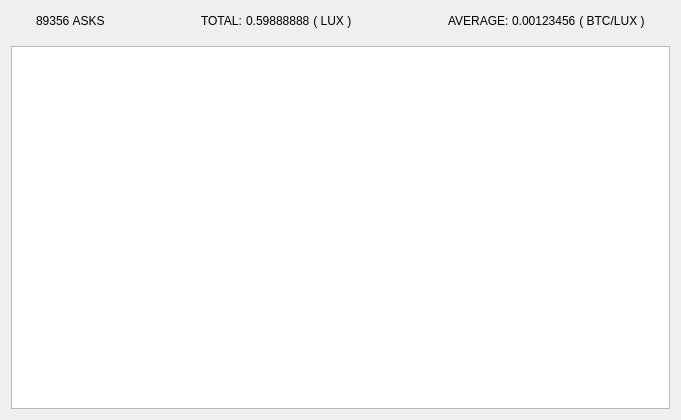
<?xml version="1.0" encoding="UTF-8"?>
<ui version="4.0">
 <class>LuxgateAskPanel</class>
 <widget class="QFrame" name="LuxgateAskPanel">
  <property name="geometry">
   <rect>
    <x>0</x>
    <y>0</y>
    <width>681</width>
    <height>420</height>
   </rect>
  </property>
  <property name="windowTitle">
   <string>Form</string>
  </property>
  <property name="styleSheet">
   <string notr="true"/>
  </property>
  <layout class="QVBoxLayout" name="verticalLayout">
   <property name="spacing">
    <number>15</number>
   </property>
   <item>
    <layout class="QHBoxLayout" name="horizontalLayout_4">
     <property name="spacing">
      <number>0</number>
     </property>
     <item>
      <spacer name="horizontalSpacer_2">
       <property name="orientation">
        <enum>Qt::Horizontal</enum>
       </property>
       <property name="sizeType">
        <enum>QSizePolicy::Fixed</enum>
       </property>
       <property name="sizeHint" stdset="0">
        <size>
         <width>25</width>
         <height>20</height>
        </size>
       </property>
      </spacer>
     </item>
     <item>
      <layout class="QHBoxLayout" name="horizontalLayout_3">
       <property name="spacing">
        <number>0</number>
       </property>
       <item>
        <widget class="QLabel" name="AskNum">
         <property name="lineWidth">
          <number>1</number>
         </property>
         <property name="text">
          <string>89356</string>
         </property>
        </widget>
       </item>
       <item>
        <widget class="QLabel" name="labelAsksNumAsks">
         <property name="text">
          <string> ASKS</string>
         </property>
        </widget>
       </item>
      </layout>
     </item>
     <item>
      <spacer name="horizontalSpacer_4">
       <property name="orientation">
        <enum>Qt::Horizontal</enum>
       </property>
       <property name="sizeHint" stdset="0">
        <size>
         <width>30</width>
         <height>20</height>
        </size>
       </property>
      </spacer>
     </item>
     <item>
      <layout class="QHBoxLayout" name="horizontalLayout">
       <property name="spacing">
        <number>0</number>
       </property>
       <item>
        <widget class="QLabel" name="labelTotalTytle">
         <property name="text">
          <string>TOTAL: </string>
         </property>
        </widget>
       </item>
       <item>
        <widget class="QLabel" name="labelTotal">
         <property name="minimumSize">
          <size>
           <width>0</width>
           <height>0</height>
          </size>
         </property>
         <property name="text">
          <string>0.59888888</string>
         </property>
         <property name="alignment">
          <set>Qt::AlignLeading|Qt::AlignLeft|Qt::AlignVCenter</set>
         </property>
        </widget>
       </item>
       <item>
        <widget class="QLabel" name="labelTotalCurrency">
         <property name="text">
          <string> ( LUX )</string>
         </property>
        </widget>
       </item>
      </layout>
     </item>
     <item>
      <spacer name="horizontalSpacer_3">
       <property name="orientation">
        <enum>Qt::Horizontal</enum>
       </property>
       <property name="sizeType">
        <enum>QSizePolicy::Expanding</enum>
       </property>
       <property name="sizeHint" stdset="0">
        <size>
         <width>30</width>
         <height>20</height>
        </size>
       </property>
      </spacer>
     </item>
     <item>
      <layout class="QHBoxLayout" name="horizontalLayout_2">
       <property name="spacing">
        <number>0</number>
       </property>
       <item>
        <widget class="QLabel" name="labelAveragePriceTytle">
         <property name="text">
          <string>AVERAGE: </string>
         </property>
        </widget>
       </item>
       <item>
        <widget class="QLabel" name="labelAveragePrice">
         <property name="minimumSize">
          <size>
           <width>0</width>
           <height>0</height>
          </size>
         </property>
         <property name="text">
          <string>0.00123456</string>
         </property>
         <property name="alignment">
          <set>Qt::AlignLeading|Qt::AlignLeft|Qt::AlignVCenter</set>
         </property>
        </widget>
       </item>
       <item>
        <widget class="QLabel" name="labelAveragePriceCurrency">
         <property name="text">
          <string> ( BTC/LUX )</string>
         </property>
        </widget>
       </item>
      </layout>
     </item>
     <item>
      <spacer name="horizontalSpacer">
       <property name="orientation">
        <enum>Qt::Horizontal</enum>
       </property>
       <property name="sizeType">
        <enum>QSizePolicy::Fixed</enum>
       </property>
       <property name="sizeHint" stdset="0">
        <size>
         <width>25</width>
         <height>20</height>
        </size>
       </property>
      </spacer>
     </item>
    </layout>
   </item>
   <item>
    <widget class="QTableView" name="tableViewAsks">
     <property name="selectionMode">
      <enum>QAbstractItemView::NoSelection</enum>
     </property>
     <property name="selectionBehavior">
      <enum>QAbstractItemView::SelectRows</enum>
     </property>
     <attribute name="verticalHeaderVisible">
      <bool>false</bool>
     </attribute>
    </widget>
   </item>
  </layout>
 </widget>
 <resources/>
 <connections/>
</ui>
